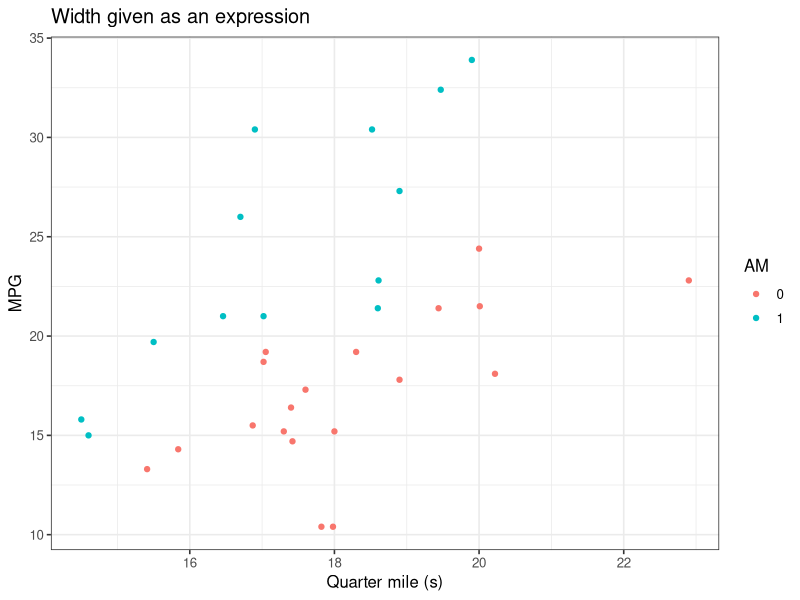

The R source for this figure:
library(ggplot2)
p <- ggplot(mtcars, aes(qsec, mpg, colour = factor(am))) + geom_point() +
  labs(title = "Width given as an expression", x = "Quarter mile (s)", y = "MPG", colour = "AM") +
  theme_bw(base_size = 12)
ggsave("expr.png", p, width = 180 / 25.4, height = 120 / 25.4)
